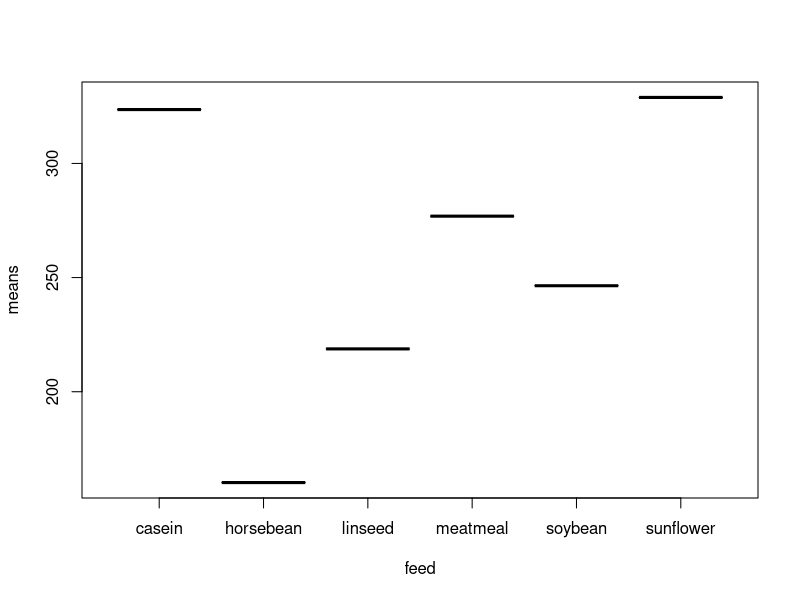
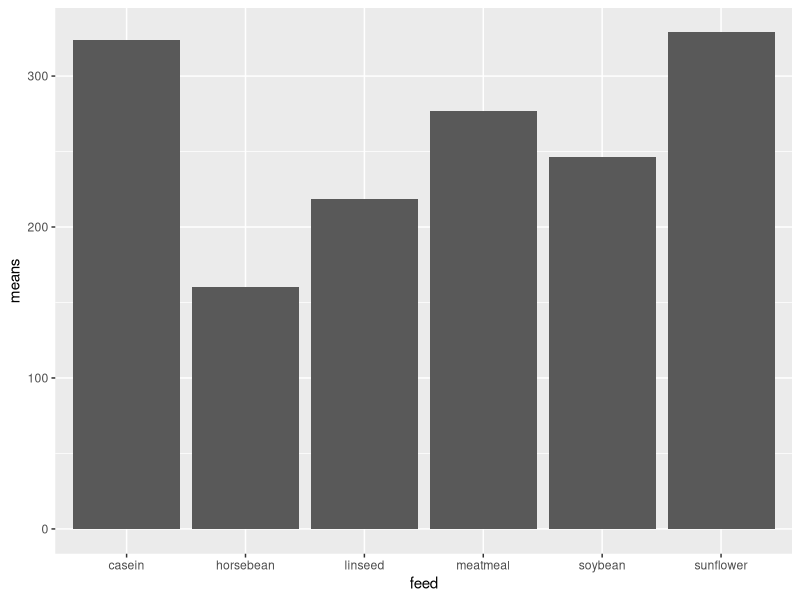
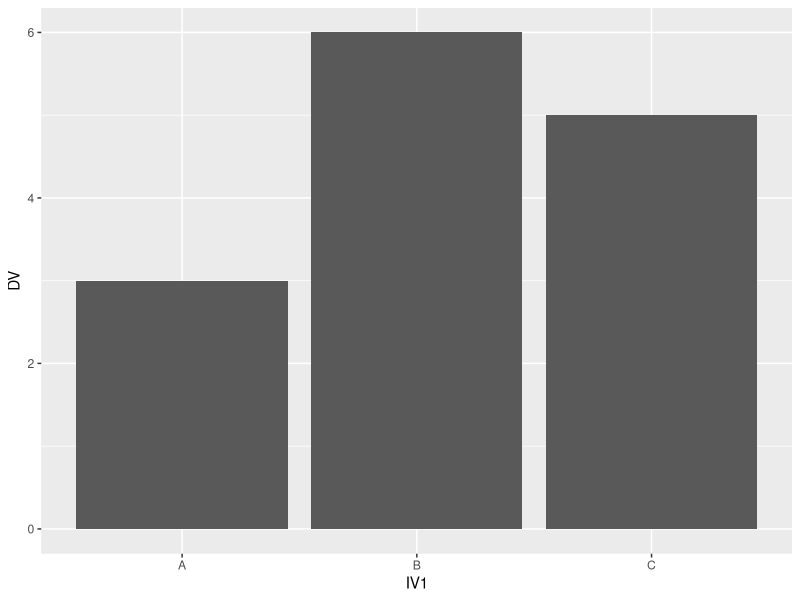
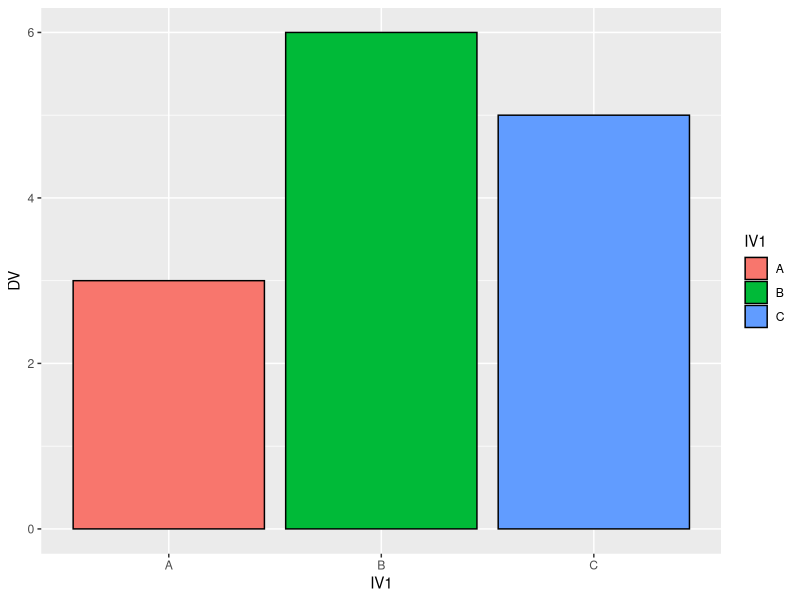
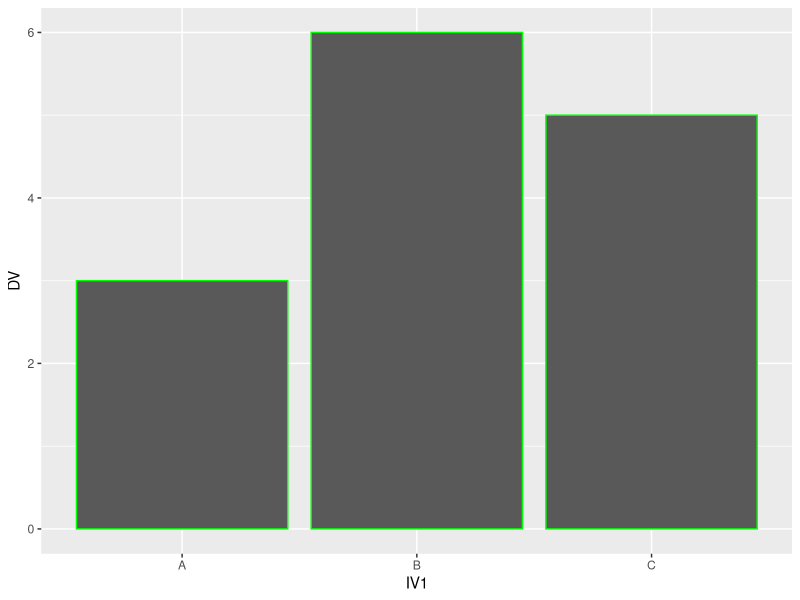
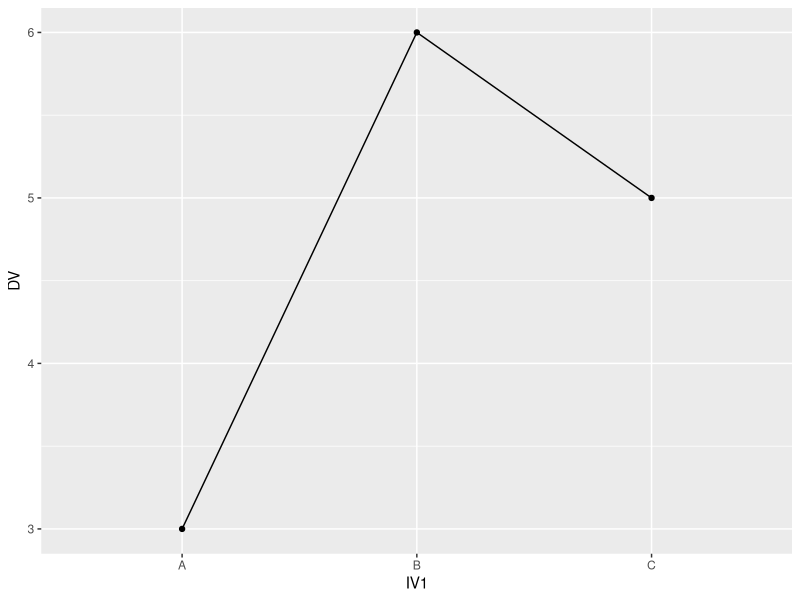
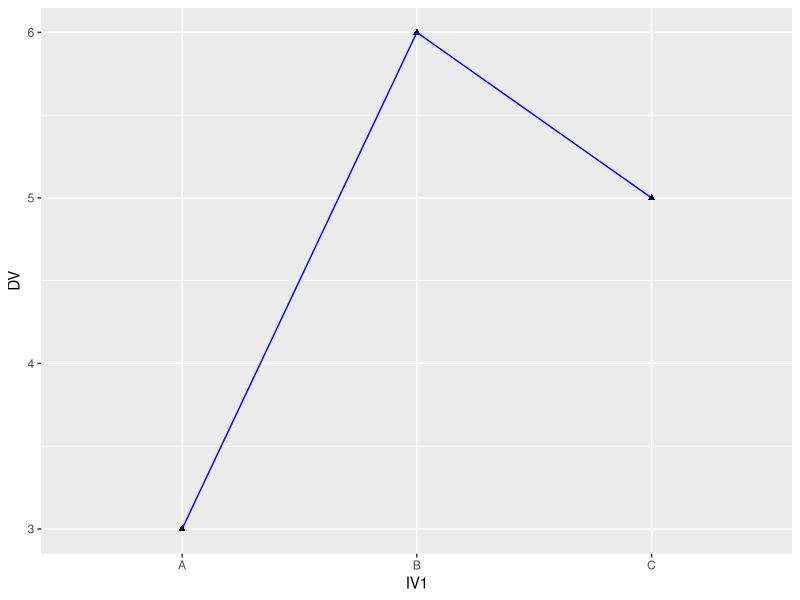
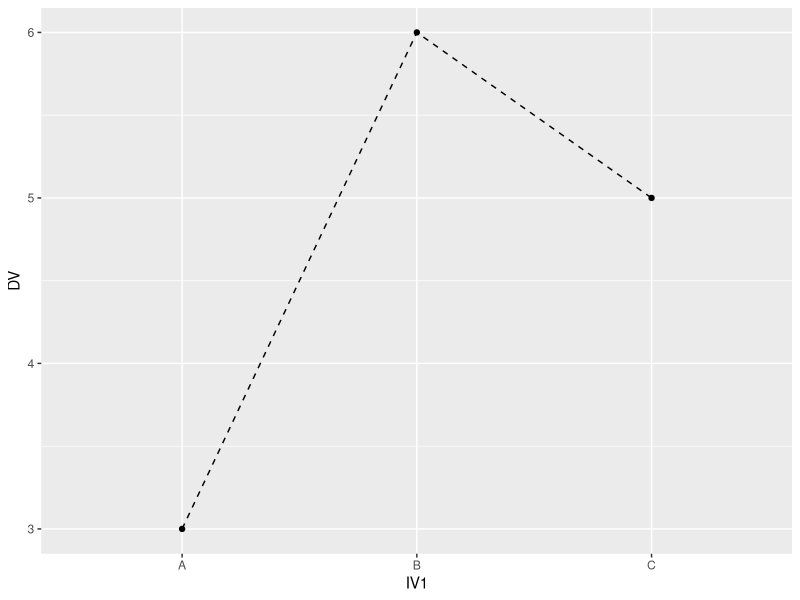

Recreate these plots in R, in order.
## ---- chunk 1

library(dplyr)
library(ggplot2)
means_df <- chickwts %>%
  group_by(feed) %>%
  summarize(means = mean(weight))


plot(means_df)

## ---- chunk 2
library(ggplot2)



# plot the means
ggplot(means_df, aes(x=feed, y=means)) +
  geom_bar(stat="identity")

## ---- chunk 3
library(tibble)
library(ggplot2)


# one factor three levels
fake_data <- tibble(IV1 = c("A","B","C"),
                    DV = c(3,6,5))


ggplot(fake_data, aes(x=IV1, y=DV))+
  geom_bar(stat='identity')

## ---- chunk 4


ggplot(fake_data, aes(x=IV1, y=DV, fill=IV1))+
  geom_bar(stat='identity', color="black")

ggplot(fake_data, aes(x=IV1, y=DV, color=IV1))+
  geom_bar(stat='identity', color="green")


## ---- chunk 5

ggplot(fake_data, aes(x=IV1, y=DV, group=1))+
  geom_point()+
  geom_line()

## ---- chunk 6

ggplot(fake_data, aes(x=IV1, y=DV, group=1))+
  geom_point(shape = "triangle"
)+
  geom_line(color="blue")



ggplot(fake_data, aes(x=IV1, y=DV, group=1))+
  geom_point()+
  geom_line(linetype = "dashed")


## ---- chunk 7

fake_data <- tibble(IV1 = rep(c("A","B","C"), each=2),
                    IV2 = rep(c(1,2),3),
                    DV = c(3,6,5,3,4,6))

ggplot(fake_data, aes(x=IV1, y=DV, color = IV2))+
  geom_point()

## ---- chunk 8
ggplot(fake_data, aes(x=IV1, y=DV, fill=IV2))+
  geom_bar(stat='identity')

ggplot(fake_data, aes(x=IV1, y=DV, fill=IV2))+
  geom_bar(stat='identity', position="dodge")

## ---- chunk 9


# color depends on whether the IV is coded as a factor
fake_data <- tibble(IV1 = rep(c("A","B","C"), each=2),
                    IV2 = as.factor(rep(c(1,2),3)),
                    DV = c(3,6,5,3,4,6))

ggplot(fake_data, aes(x=IV1, y=DV, group=IV2, color = IV2))+
  geom_point()+
  geom_line()


## ---- chunk 10
ggplot(fake_data, aes(x=IV1, 
                      y=DV))+
  geom_point(shape = "square")+
  geom_line(aes(color=IV2,
                group=IV2,
                linetype=IV2))

## ---- chunk 11

fake_data <- tribble(~IV1, ~IV2, ~IV3, ~DV,
                     "1A", "2A", "3A", 3,
                     "1A", "2A", "3B", 5,
                     "1A", "2B", "3A", 2,
                     "1A", "2B", "3B", 6,
                     "1B", "2A", "3A", 4,
                     "1B", "2A", "3B", 7,
                     "1B", "2B", "3A", 8,
                     "1B", "2B", "3B", 9,
                     "1C", "2A", "3A", 1,
                     "1C", "2A", "3B", 1,
                     "1C", "2B", "3A", 3,
                     "1C", "2B", "3B", 7
                     )

ggplot(fake_data, aes(x=IV1, 
                      y=DV, 
                      color=IV2,
                      group=IV2,
                      linetype=IV2,
                      shape=IV1))+
  geom_line(size=1)+
  geom_point(size=5, color="black")+
  geom_point(size=4)+
  theme_classic(base_size = 12)+
  ggtitle("the title of my graph") +
  xlab("x axis label") +
  ylab("y label") +
  coord_cartesian(ylim = c(-1,10))+
  geom_hline(yintercept = 0, color="grey")+
  facet_wrap(~IV3)

## ---- chunk 12


New_data <- tibble(IV1 = rep(c("A","B","C"), each=2),
                    IV2 = as.factor(rep(c(1,2),3)),
                    DV = c(43,52,65,24,50,43))
ggplot(New_data, aes(x=IV1, y=DV, fill=IV2))+
  geom_bar(stat='identity', position="dodge")
  
  
  
  
